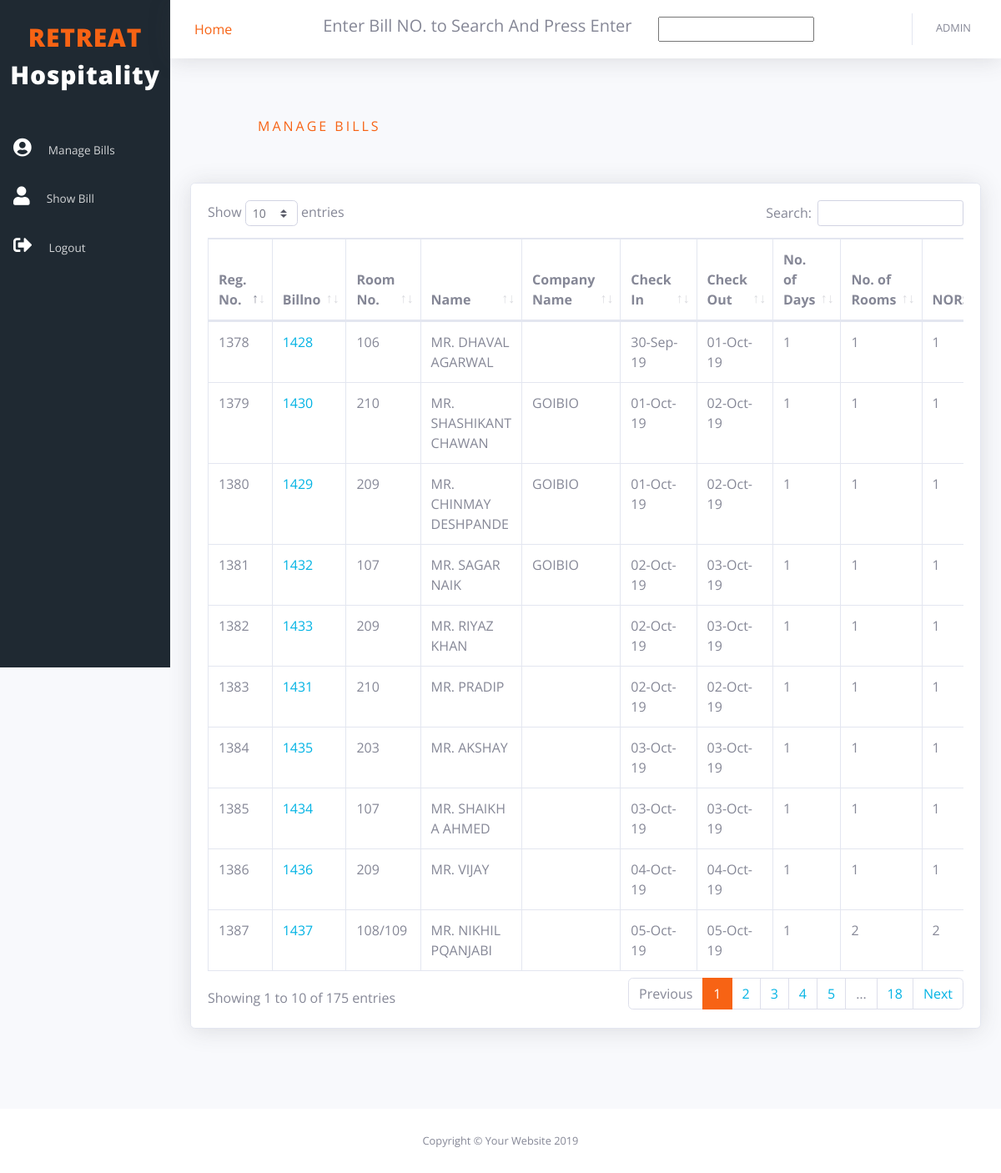
The app's page /index.php (signed in) with its own data.
### index.php (the view, shortened to what this page needs)
<!DOCTYPE html>
<html lang="en">
<head>
  <?php include 'includes/head.php';?>
</head>
<body id="page-top">
  <div id="wrapper">
    <?php include 'includes/sidebar.php'; ?>
    <div id="content-wrapper" class="d-flex flex-column">
      <div id="content" class="maincontent">
        <?php include 'includes/navbar.php';?>
        <?php include 'config.php'?>
            <div class="container-fluid actualcontent mb-5">
              <div class="row mt-3">
                 <div class="col-xl-10 col-md-8 mb-4 mx-auto">
                   <p class="colortheme" style="letter-spacing: 3px;">MANAGE BILLS</p>
                 </div>
               </div>
                    <div class="row mt-3">
                       <div class="col-xl-12 col-md-10 mb-4 mx-auto">
                          <div class="card shadow mb-4">
                            <div class="card-body">
                              <div class="table-responsive">
                                <table class="table table-bordered" id="dataTable" width="100%" cellspacing="0">
                                  <thead>
                                    <tr>
                                      <th>Reg. No.</th>
                                      <th>Billno</th>
                                      <th>Room No.</th>
                                      <th>Name</th>
                                      <th>Company Name</th>
                                      <th>Check In</th>
                                      <th>Check Out</th>
                                      <th>No. of Days</th>
                                      <th>No. of Rooms</th>
                                      <th>NORS</th>
                                    </tr>
                                  </thead>
                                  <tbody>
                                    <?php
                                      $query = "SELECT * FROM `table 1` WHERE 1";
                                      $res = mysqli_query($con,$query);
                                      while ($row = mysqli_fetch_array($res)) {
                                    ?>
                                    <tr>
                                      <td><?php echo $row['Reg_No'];?></td>
                                      <td><a href="show_bill.php?q=<?php echo $row['Billno'];?>"><?php echo $row['Billno'];?></a></td>
                                      <td><?php echo $row['Room_No.']; ?></td>
                                      <td><?php echo $row['Name']; ?></td>
                                      <td><?php echo $row['Company_Name']; ?></td>
                                      <td><?php echo $row['Check_In']; ?></td>
                                      <td><?php echo $row['Check_Out']; ?></td>
                                      <td><?php echo $row['No_of_Days']; ?></td>
                                      <td><?php echo $row['No_of_Rooms']; ?></td>
                                      <td><?php echo $row['NORS']; ?></td>
                                    </tr>
                                  <?php } ?>
                                  </tbody>
                                </table>
                              </div>
                            </div>
                      </div>
                       </div>
                    </div>
            </div>
      </div>
      <?php include 'includes/footer.php';?>
    </div>
  </div>
</body>
</html>

### records on screen
table 1: Reg_No "1378", Billno "1428", value "106", Name "MR. DHAVAL AGARWAL", Check_In "30-Sep-19", Check_Out "01-Oct-19", No_of_Days "1", No_of_Rooms "1", NORS "1"
table 1: Reg_No "1380", Billno "1429", value "209", Name "MR. CHINMAY DESHPANDE", Company_Name "GOIBIO", Check_In "01-Oct-19", Check_Out "02-Oct-19", No_of_Days "1", No_of_Rooms "1", NORS "1"
table 1: Reg_No "1379", Billno "1430", value "210", Name "MR. SHASHIKANT CHAWAN", Company_Name "GOIBIO", Check_In "01-Oct-19", Check_Out "02-Oct-19", No_of_Days "1", No_of_Rooms "1", NORS "1"
table 1: Reg_No "1383", Billno "1431", value "210", Name "MR. PRADIP", Check_In "02-Oct-19", Check_Out "02-Oct-19", No_of_Days "1", No_of_Rooms "1", NORS "1"
table 1: Reg_No "1381", Billno "1432", value "107", Name "MR. SAGAR NAIK", Company_Name "GOIBIO", Check_In "02-Oct-19", Check_Out "03-Oct-19", No_of_Days "1", No_of_Rooms "1", NORS "1"
table 1: Reg_No "1382", Billno "1433", value "209", Name "MR. RIYAZ KHAN", Check_In "02-Oct-19", Check_Out "03-Oct-19", No_of_Days "1", No_of_Rooms "1", NORS "1"
table 1: Reg_No "1385", Billno "1434", value "107", Name "MR. SHAIKH A AHMED", Check_In "03-Oct-19", Check_Out "03-Oct-19", No_of_Days "1", No_of_Rooms "1", NORS "1"
table 1: Reg_No "1384", Billno "1435", value "203", Name "MR. AKSHAY", Check_In "03-Oct-19", Check_Out "03-Oct-19", No_of_Days "1", No_of_Rooms "1", NORS "1"
table 1: Reg_No "1386", Billno "1436", value "209", Name "MR. VIJAY", Check_In "04-Oct-19", Check_Out "04-Oct-19", No_of_Days "1", No_of_Rooms "1", NORS "1"
table 1: Reg_No "1387", Billno "1437", value "108/109", Name "MR. NIKHIL PQANJABI", Check_In "05-Oct-19", Check_Out "05-Oct-19", No_of_Days "1", No_of_Rooms "2", NORS "2"
